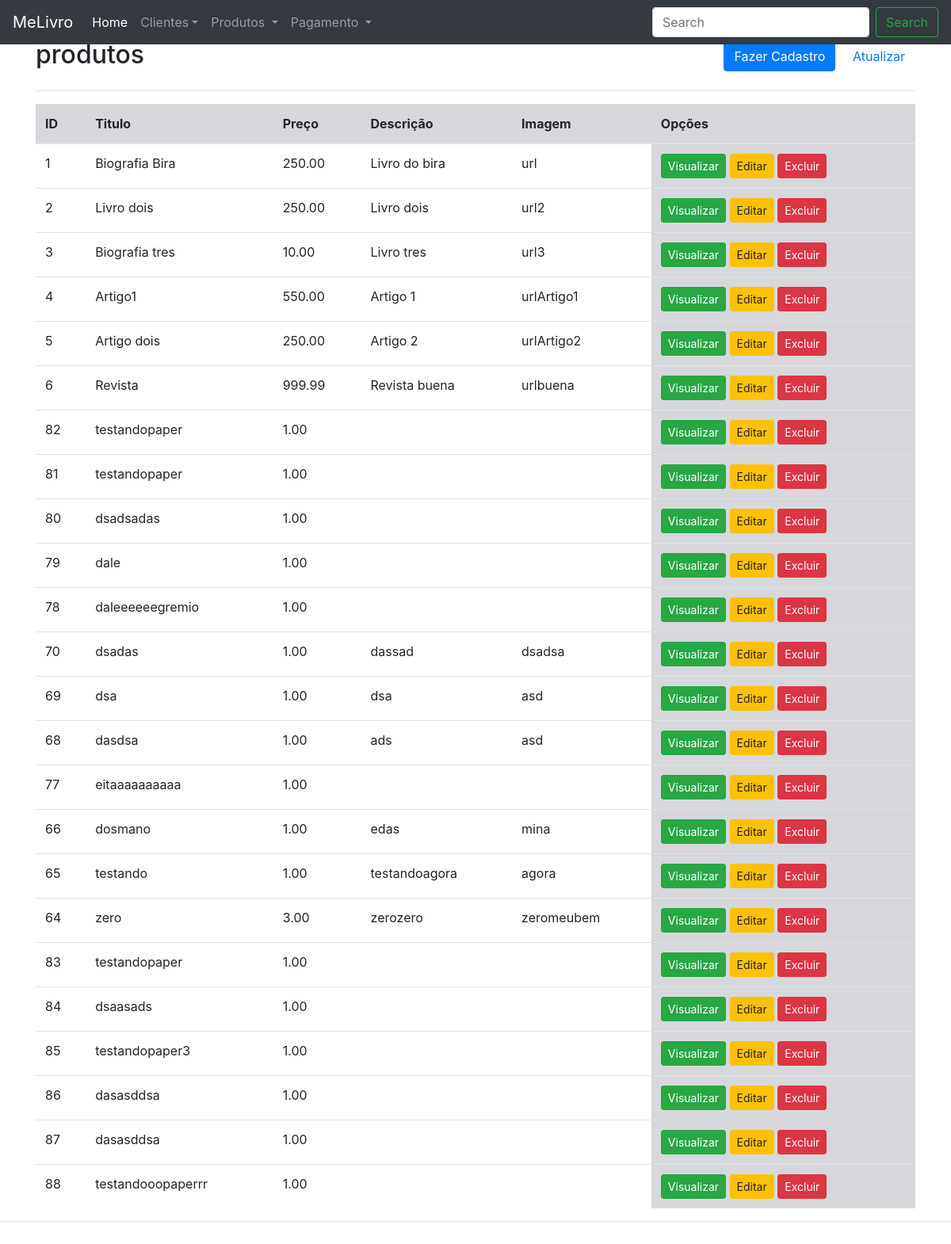
The app's page /produtos/listarprod.php with its own data.
### tables this page shows
CREATE TABLE `produto` (
  `CODPROD` int(11) NOT NULL,
  `TIPOPRODUTO` tinyint(4) NOT NULL,
  `TITULO` varchar(35) NOT NULL,
  `PRECO` decimal(5,2) NOT NULL,
  `DESCRICAO` varchar(52) NOT NULL,
  `IMAGEM` varchar(52) NOT NULL
);

### produtos/functionsProdutos.php (called while the page is built, shortened)
<?php
function indexProdutos() {
  $produtos = findProdutos_all('produto');
}
function findProdutos_all( $table ) {
  return findProdutos($table);
}
function findProdutos( $table = null, $id = null ) {
	$database = open_database();
	$found = null;
  if($table == 'produto'){
    try{
		$sql = "SELECT * FROM produto";
		$result = $database->query($sql);
	    if ($result->num_rows > 0) {
        $found = $result->fetch_all(MYSQLI_ASSOC);
      }
    } catch (Exception $e) {
      $_SESSION['message'] = $e->GetMessage();
      $_SESSION['type'] = 'danger';
    }
  }
  return $found;
}
?>

### produtos/listarprod.php (the view, shortened to what this page needs)
<?php
    require_once('functionsProdutos.php');
    indexProdutos();
?>
<header>
	<div class="row">
		<div class="col-sm-6">
			<h2>produtos</h2>
		</div>
		<div class="col-sm-6 text-right h2">
	    	<a class="btn btn-primary" href="add/revista.php"><i class="fa fa-plus"></i> Fazer Cadastro</a>
	    	<a class="btn btn-default" href="index.php"><i class="fa fa-refresh"></i> Atualizar</a>
	    </div>
	</div>
</header>
<hr>
<div class="table-responsive-sm">
	<table class="table">
	<thead>
		<tr>
			<th class="table-secondary" scope="col">ID</th>
			<th class="table-secondary" scope="col">Titulo</th>
			<th class="table-secondary" scope="col">Preço</th>
			<th class="table-secondary" scope="col">Descrição</th>
			<th class="table-secondary" scope="col">Imagem</th>
			<th class="table-secondary" scope="col">Opções</th>
		</tr>
	</thead>
	<tbody>
	<?php if ($produtos) : ?>
	<?php foreach ($produtos as $produto) : ?>	<tr>
			<td><?php echo $produto["CODPROD"]; ?></td>
			<td><?php echo $produto["TITULO"]; ?></td>
			<td><?php echo $produto["PRECO"]; ?></td>
			<td><?php echo $produto["DESCRICAO"]; ?></td>
			<td><?php echo $produto["IMAGEM"]; ?></td>
			<td class="table-secondary">
				<a href="view.php?id=<?php echo $produto['CODPROD']; ?>" class="btn btn-sm btn-success"><i class="fa fa-eye"></i> Visualizar</a>
				<a href="edit.php?id=<?php echo $produto['CODPROD']; ?>" class="btn btn-sm btn-warning"><i class="fa fa-pencil"></i> Editar</a>
				<a href="#" class="btn btn-sm btn-danger" data-toggle="modal" data-target="#delete-modal" data-produto="<?php echo $produto['CODPROD']; ?>">
					<i class="fa fa-trash"></i> Excluir
				</a>
			</td>
		</tr>
	<?php endforeach; ?>
	<?php else : ?>
		<tr>
			<td colspan="6">Nenhum registro encontrado.</td>
		</tr>
	<?php endif; ?>
	</tbody>
	</table>
</div>

### inc/header.php (style rules this page uses)
body { padding-top: 50px; padding-bottom: 20px; }

### records on screen
produto: CODPROD "1", TITULO "Biografia Bira", PRECO "250.00", DESCRICAO "Livro do bira", IMAGEM "url"
produto: CODPROD "2", TITULO "Livro dois", PRECO "250.00", DESCRICAO "Livro dois", IMAGEM "url2"
produto: CODPROD "3", TITULO "Biografia tres", PRECO "10.00", DESCRICAO "Livro tres", IMAGEM "url3"
produto: CODPROD "4", TITULO "Artigo1", PRECO "550.00", DESCRICAO "Artigo 1", IMAGEM "urlArtigo1"
produto: CODPROD "5", TITULO "Artigo dois", PRECO "250.00", DESCRICAO "Artigo 2", IMAGEM "urlArtigo2"
produto: CODPROD "6", TITULO "Revista", PRECO "999.99", DESCRICAO "Revista buena", IMAGEM "urlbuena"
produto: CODPROD "82", TITULO "testandopaper", PRECO "1.00"
produto: CODPROD "81", TITULO "testandopaper", PRECO "1.00"
produto: CODPROD "80", TITULO "dsadsadas", PRECO "1.00"
produto: CODPROD "79", TITULO "dale", PRECO "1.00"
produto: CODPROD "78", TITULO "daleeeeeegremio", PRECO "1.00"
produto: CODPROD "70", TITULO "dsadas", PRECO "1.00", DESCRICAO "dassad", IMAGEM "dsadsa"
produto: CODPROD "69", TITULO "dsa", PRECO "1.00", DESCRICAO "dsa", IMAGEM "asd"
produto: CODPROD "68", TITULO "dasdsa", PRECO "1.00", DESCRICAO "ads", IMAGEM "asd"
produto: CODPROD "77", TITULO "eitaaaaaaaaaa", PRECO "1.00"
produto: CODPROD "66", TITULO "dosmano", PRECO "1.00", DESCRICAO "edas", IMAGEM "mina"
produto: CODPROD "65", TITULO "testando", PRECO "1.00", DESCRICAO "testandoagora", IMAGEM "agora"
produto: CODPROD "64", TITULO "zero", PRECO "3.00", DESCRICAO "zerozero", IMAGEM "zeromeubem"
produto: CODPROD "83", TITULO "testandopaper", PRECO "1.00"
produto: CODPROD "84", TITULO "dsaasads", PRECO "1.00"
produto: CODPROD "85", TITULO "testandopaper3", PRECO "1.00"
produto: CODPROD "86", TITULO "dasasddsa", PRECO "1.00"
produto: CODPROD "87", TITULO "dasasddsa", PRECO "1.00"
produto: CODPROD "88", TITULO "testandooopaperrr", PRECO "1.00"
